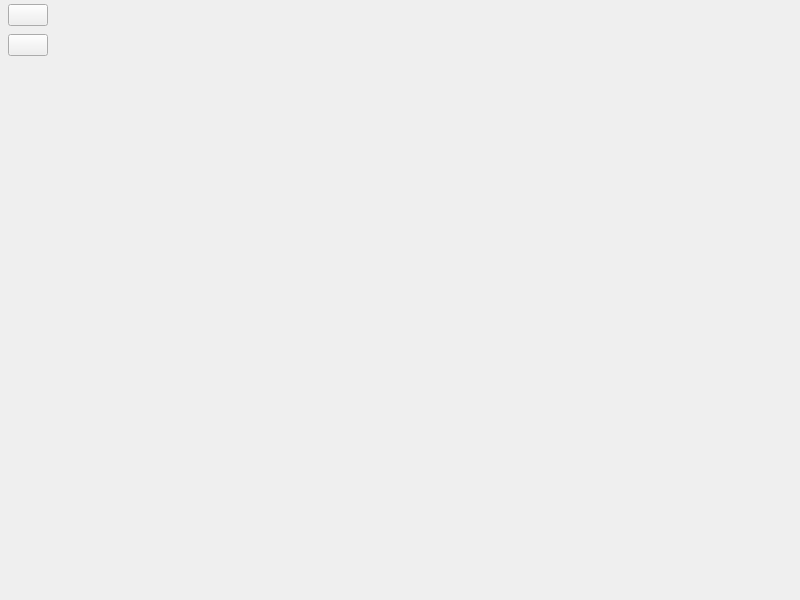
<?xml version="1.0" encoding="UTF-8"?>
<ui version="4.0">
 <class>MapPage</class>
 <widget class="QWidget" name="MapPage">
  <property name="geometry">
   <rect>
    <x>0</x>
    <y>0</y>
    <width>800</width>
    <height>600</height>
   </rect>
  </property>
  <property name="windowTitle">
   <string>Form</string>
  </property>
  <layout class="QHBoxLayout" name="pageLayout">
   <property name="spacing">
    <number>0</number>
   </property>
   <property name="leftMargin">
    <number>0</number>
   </property>
   <property name="topMargin">
    <number>0</number>
   </property>
   <property name="rightMargin">
    <number>0</number>
   </property>
   <property name="bottomMargin">
    <number>0</number>
   </property>
   <item>
    <widget class="QWidget" name="navigationRail" native="true">
     <property name="sizePolicy">
      <sizepolicy hsizetype="Fixed" vsizetype="Preferred">
       <horstretch>0</horstretch>
       <verstretch>0</verstretch>
      </sizepolicy>
     </property>
     <layout class="QVBoxLayout" name="navigationRailLayout">
      <property name="spacing">
       <number>8</number>
      </property>
      <property name="leftMargin">
       <number>8</number>
      </property>
      <property name="topMargin">
       <number>4</number>
      </property>
      <property name="rightMargin">
       <number>8</number>
      </property>
      <property name="bottomMargin">
       <number>0</number>
      </property>
      <item alignment="Qt::AlignmentFlag::AlignLeft">
       <widget class="QPushButton" name="toggleInfoButton">
        <property name="sizePolicy">
         <sizepolicy hsizetype="Fixed" vsizetype="Fixed">
          <horstretch>0</horstretch>
          <verstretch>0</verstretch>
         </sizepolicy>
        </property>
        <property name="toolTip">
         <string>Expand</string>
        </property>
        <property name="text">
         <string notr="true"/>
        </property>
        <property name="icon">
         <iconset theme="document-properties"/>
        </property>
        <property name="iconSize">
         <size>
          <width>24</width>
          <height>24</height>
         </size>
        </property>
        <property name="checkable">
         <bool>true</bool>
        </property>
       </widget>
      </item>
      <item>
       <widget class="QPushButton" name="searchButton">
        <property name="sizePolicy">
         <sizepolicy hsizetype="Fixed" vsizetype="Fixed">
          <horstretch>0</horstretch>
          <verstretch>0</verstretch>
         </sizepolicy>
        </property>
        <property name="toolTip">
         <string>Search</string>
        </property>
        <property name="text">
         <string notr="true"/>
        </property>
        <property name="icon">
         <iconset theme="edit-find"/>
        </property>
        <property name="iconSize">
         <size>
          <width>24</width>
          <height>24</height>
         </size>
        </property>
        <property name="checkable">
         <bool>true</bool>
        </property>
        <property name="checked">
         <bool>false</bool>
        </property>
       </widget>
      </item>
      <item>
       <spacer name="navigationRailSpacer">
        <property name="orientation">
         <enum>Qt::Orientation::Vertical</enum>
        </property>
        <property name="sizeHint" stdset="0">
         <size>
          <width>20</width>
          <height>40</height>
         </size>
        </property>
       </spacer>
      </item>
     </layout>
    </widget>
   </item>
   <item>
    <widget class="QWidget" name="infoPane" native="true">
     <property name="sizePolicy">
      <sizepolicy hsizetype="Fixed" vsizetype="Preferred">
       <horstretch>0</horstretch>
       <verstretch>0</verstretch>
      </sizepolicy>
     </property>
     <property name="minimumSize">
      <size>
       <width>352</width>
       <height>0</height>
      </size>
     </property>
     <property name="maximumSize">
      <size>
       <width>352</width>
       <height>16777215</height>
      </size>
     </property>
     <layout class="QVBoxLayout" name="infoPaneLayout">
      <item>
       <widget class="QStackedWidget" name="infoPaneStack">
        <widget class="QWidget" name="infoPaneResultsPage"/>
        <widget class="QWidget" name="infoPaneSearchPage">
         <layout class="QVBoxLayout" name="infoPaneSearchPageLayout">
          <property name="spacing">
           <number>0</number>
          </property>
          <property name="leftMargin">
           <number>0</number>
          </property>
          <property name="topMargin">
           <number>0</number>
          </property>
          <property name="rightMargin">
           <number>0</number>
          </property>
          <property name="bottomMargin">
           <number>0</number>
          </property>
          <item alignment="Qt::AlignmentFlag::AlignTop">
           <widget class="QWidget" name="infoPaneSearchPageHeader" native="true">
            <layout class="QGridLayout" name="infoPaneSearchPageHeaderLayout">
             <property name="leftMargin">
              <number>20</number>
             </property>
             <property name="topMargin">
              <number>20</number>
             </property>
             <property name="rightMargin">
              <number>20</number>
             </property>
             <property name="bottomMargin">
              <number>20</number>
             </property>
             <property name="horizontalSpacing">
              <number>0</number>
             </property>
             <property name="verticalSpacing">
              <number>20</number>
             </property>
             <item row="0" column="1">
              <widget class="QPushButton" name="infoPaneSearchPageCloseButton">
               <property name="sizePolicy">
                <sizepolicy hsizetype="Fixed" vsizetype="Fixed">
                 <horstretch>0</horstretch>
                 <verstretch>0</verstretch>
                </sizepolicy>
               </property>
               <property name="text">
                <string notr="true"/>
               </property>
               <property name="icon">
                <iconset theme="edit-clear"/>
               </property>
               <property name="iconSize">
                <size>
                 <width>12</width>
                 <height>12</height>
                </size>
               </property>
              </widget>
             </item>
             <item row="0" column="0">
              <widget class="QLabel" name="infoPaneSearchPageTitle">
               <property name="font">
                <font>
                 <bold>true</bold>
                </font>
               </property>
               <property name="text">
                <string>Search</string>
               </property>
              </widget>
             </item>
             <item row="1" column="0" colspan="2">
              <widget class="QLineEdit" name="searchLineEdit">
               <property name="placeholderText">
                <string>Search on map</string>
               </property>
              </widget>
             </item>
            </layout>
           </widget>
          </item>
         </layout>
        </widget>
       </widget>
      </item>
     </layout>
    </widget>
   </item>
   <item>
    <widget class="QWidget" name="mapContainerWidget" native="true">
     <widget class="QWidget" name="mapControlsWidget" native="true">
      <property name="geometry">
       <rect>
        <x>740</x>
        <y>280</y>
        <width>40</width>
        <height>80</height>
       </rect>
      </property>
      <property name="sizePolicy">
       <sizepolicy hsizetype="Fixed" vsizetype="Maximum">
        <horstretch>0</horstretch>
        <verstretch>0</verstretch>
       </sizepolicy>
      </property>
      <layout class="QVBoxLayout" name="mapControlsLayout">
       <property name="spacing">
        <number>0</number>
       </property>
       <property name="leftMargin">
        <number>0</number>
       </property>
       <property name="topMargin">
        <number>0</number>
       </property>
       <property name="rightMargin">
        <number>0</number>
       </property>
       <property name="bottomMargin">
        <number>0</number>
       </property>
       <item>
        <widget class="QPushButton" name="zoomInButton">
         <property name="sizePolicy">
          <sizepolicy hsizetype="Minimum" vsizetype="Preferred">
           <horstretch>0</horstretch>
           <verstretch>0</verstretch>
          </sizepolicy>
         </property>
         <property name="text">
          <string notr="true"/>
         </property>
         <property name="icon">
          <iconset theme="zoom-in"/>
         </property>
        </widget>
       </item>
       <item>
        <widget class="QPushButton" name="zoomOutButton">
         <property name="sizePolicy">
          <sizepolicy hsizetype="Minimum" vsizetype="Preferred">
           <horstretch>0</horstretch>
           <verstretch>0</verstretch>
          </sizepolicy>
         </property>
         <property name="text">
          <string notr="true"/>
         </property>
         <property name="icon">
          <iconset theme="zoom-out"/>
         </property>
        </widget>
       </item>
      </layout>
     </widget>
    </widget>
   </item>
  </layout>
 </widget>
 <resources/>
 <connections/>
</ui>
